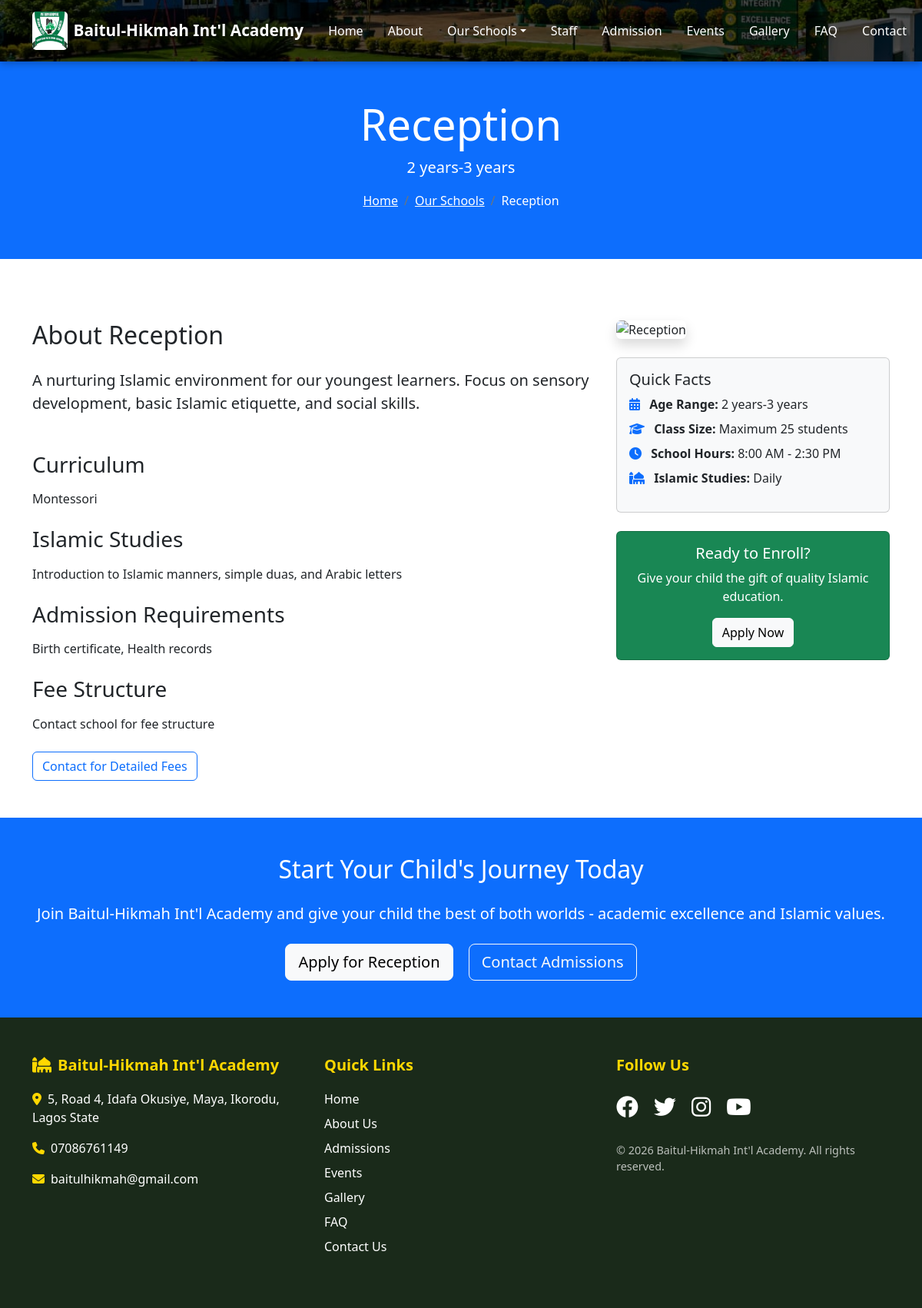
Screenshot of /schools/pre-school/ with the database file from the repository.
### core/models.py (models this page shows, shortened)
class SchoolLevel(models.Model):
    LEVEL_CHOICES = [
        ('Pre-school', 'Pre-school (2 years-3 years)'),
        ('NURSERY', 'Nursery (3-5 years)'),
        ('PRIMARY', 'Primary (6-11 years)'),
        ('JSS', 'Junior Secondary (12-14 years)'),
        ('SSS', 'Senior Secondary (15-18 years)'),
    ]
    level = models.CharField(max_length=20, choices=LEVEL_CHOICES, unique=True)
    name = models.CharField(max_length=100)
    slug = models.SlugField(unique=True, blank=True)
    age_range = models.CharField(max_length=50)
    description = models.TextField()
    curriculum = models.TextField(help_text="Nigerian curriculum details")
    islamic_studies = models.TextField(help_text="Quran, Arabic, Islamic studies")
    admission_requirements = models.TextField()
    fees_summary = models.TextField(help_text="Brief fee summary")
    image = models.TextField(blank=True, null=True)
    order = models.IntegerField(default=0)
    class Meta:
        ordering = ['order']

### core/views.py (the view)
# urls.py: path('schools/<slug:slug>/', views.school_level_detail, name='school_level'),
def school_level_detail(request, slug):
    level = get_object_or_404(SchoolLevel, slug=slug)
    teachers = Staff.objects.filter(staff_type='Teacher')[:6]
    context = {
        'level': level,
        'teachers': teachers,
    }
    return render(request, 'core/level_detail.html', context)

### core/context_processors.py (called while the page is built)
def school_info(request):
    return {
        'school_name': 'Baitul-Hikmah Int\'l Academy',
        'school_address': '5, Road 4, Idafa Okusiye, Maya, Ikorodu, Lagos State',
        'school_phone': '07086761149',
        'school_email': 'baitulhikmah@gmail.com',
        'all_school_levels': SchoolLevel.objects.all().order_by('order'),
        'recent_news': News.objects.all()[:3],
    }

### templates/core/level_detail.html (shortened to what this page needs)
{% extends 'base.html' %}
{% load static %}
{% block content %}
<section class="page-header bg-primary text-white py-5">
    <div class="container">
        <div class="row">
            <div class="col-12 text-center">
                <h1 class="display-4">{{ level.name }}</h1>
                <p class="lead">{{ level.age_range }}</p>
                <nav aria-label="breadcrumb">
                    <ol class="breadcrumb justify-content-center">
                        <li class="breadcrumb-item"><a href="{% url 'core:home' %}" class="text-white">Home</a></li>
                        <li class="breadcrumb-item"><a href="{% url 'core:home' %}#levels" class="text-white">Our Schools</a></li>
                        <li class="breadcrumb-item active text-white" aria-current="page">{{ level.name }}</li>
                    </ol>
                </nav>
            </div>
        </div>
    </div>
</section>
<section class="py-5">
    <div class="container">
        <div class="row">
            <div class="col-lg-8">
                <h2 class="mb-4">About {{ level.name }}</h2>
                <p class="lead">{{ level.description }}</p>
                <div class="mt-5">
                    <h3 class="mb-3">Curriculum</h3>
                    <p>{{ level.curriculum }}</p>
                </div>
                <div class="mt-4">
                    <h3 class="mb-3">Islamic Studies</h3>
                    <p>{{ level.islamic_studies }}</p>
                </div>
                <div class="mt-4">
                    <h3 class="mb-3">Admission Requirements</h3>
                    <p>{{ level.admission_requirements|linebreaks }}</p>
                </div>
                <div class="mt-4">
                    <h3 class="mb-3">Fee Structure</h3>
                    <p>{{ level.fees_summary }}</p>
                    <a href="#" class="btn btn-outline-primary mt-2">Contact for Detailed Fees</a>
                </div>
            </div>
            <div class="col-lg-4">
                {% if level.image %}
                <img src="{{ level.image.url }}" alt="{{ level.name }}" class="img-fluid rounded shadow mb-4">
                {% endif %}
                <div class="card bg-light mb-4">
                    <div class="card-body">
                        <h5 class="card-title">Quick Facts</h5>
                        <ul class="list-unstyled">
                            <li class="mb-2">
                                <i class="fas fa-calendar-alt text-primary me-2"></i>
                                <strong>Age Range:</strong> {{ level.age_range }}
                            </li>
                            <li class="mb-2">
                                <i class="fas fa-graduation-cap text-primary me-2"></i>
                                <strong>Class Size:</strong> Maximum 25 students
                            </li>
                            <li class="mb-2">
                                <i class="fas fa-clock text-primary me-2"></i>
                                <strong>School Hours:</strong> 8:00 AM - 2:30 PM
                            </li>
                            <li class="mb-2">
                                <i class="fas fa-mosque text-primary me-2"></i>
                                <strong>Islamic Studies:</strong> Daily
                            </li>
                        </ul>
                    </div>
                </div>
                <div class="card bg-success text-white">
                    <div class="card-body text-center">
                        <h5 class="card-title">Ready to Enroll?</h5>
                        <p class="card-text">Give your child the gift of quality Islamic education.</p>
                        <a href="#" class="btn btn-light">Apply Now</a>
                    </div>
                </div>
            </div>
        </div>
    </div>
</section>
<section class="py-5 bg-primary text-white text-center">
    <div class="container">
        <h2 class="mb-4">Start Your Child's Journey Today</h2>
        <p class="lead mb-4">Join {{ school_name }} and give your child the best of both worlds - academic excellence and Islamic values.</p>
        <a href="#" class="btn btn-light btn-lg">Apply for {{ level.name }}</a>
        <a href="#" class="btn btn-outline-light btn-lg ms-3">Contact Admissions</a>
    </div>
</section>
{% endblock %}

### static/css/style.css (style rules this page uses)
.card { transition: transform 0.3s, box-shadow 0.3s; }
.page-header { margin-bottom: 2rem; }

### rows the page displays
SchoolLevel: name "Reception", age_range "2 years-3 years", description "A nurturing Islamic environment for our youngest learners. Focus on sensory development, basic Islamic etiquette, and social skills.", curriculum "Montessori", islamic_studies "Introduction to Islamic manners, simple duas, and Arabic letters", admission_requirements "Birth certificate, Health records", fees_summary "Contact school for fee structure"

### other values shown
{{ school_name }} "Baitul-Hikmah Int'l Academy"
{{ school_address }} "5, Road 4, Idafa Okusiye, Maya, Ikorodu, Lagos State"
{{ school_phone }} "07086761149"
{{ school_email }} "baitulhikmah@gmail.com"
